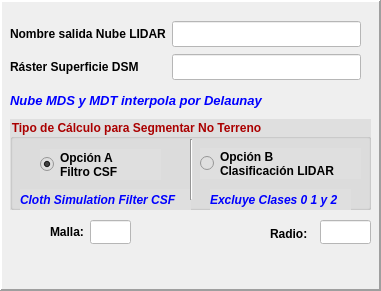
  <widget class="QFrame" name="frame">
   <property name="geometry">
    <rect>
     <x>10</x>
     <y>130</y>
     <width>381</width>
     <height>291</height>
    </rect>
   </property>
   <property name="frameShape">
    <enum>QFrame::Panel</enum>
   </property>
   <property name="frameShadow">
    <enum>QFrame::Raised</enum>
   </property>
   <property name="lineWidth">
    <number>2</number>
   </property>
   <property name="midLineWidth">
    <number>1</number>
   </property>
   <widget class="QWidget" name="layoutWidget">
    <property name="geometry">
     <rect>
      <x>10</x>
      <y>20</y>
      <width>351</width>
      <height>61</height>
     </rect>
    </property>
    <layout class="QGridLayout" name="gridLayout_3">
     <item row="0" column="0">
      <widget class="QLabel" name="label_36">
       <property name="maximumSize">
        <size>
         <width>300</width>
         <height>16777215</height>
        </size>
       </property>
       <property name="font">
        <font>
         <family>Arial</family>
         <pointsize>9</pointsize>
         <weight>75</weight>
         <italic>false</italic>
         <bold>true</bold>
        </font>
       </property>
       <property name="text">
        <string>Nombre salida Nube LIDAR</string>
       </property>
      </widget>
     </item>
     <item row="1" column="1">
      <widget class="QLineEdit" name="qleraster">
       <property name="font">
        <font>
         <family>Arial</family>
         <pointsize>11</pointsize>
         <weight>75</weight>
         <bold>true</bold>
        </font>
       </property>
       <property name="styleSheet">
        <string notr="true">background-color: rgb(255, 255, 255);</string>
       </property>
       <property name="alignment">
        <set>Qt::AlignRight|Qt::AlignTrailing|Qt::AlignVCenter</set>
       </property>
      </widget>
     </item>
     <item row="1" column="0">
      <widget class="QLabel" name="label_35">
       <property name="maximumSize">
        <size>
         <width>300</width>
         <height>16777215</height>
        </size>
       </property>
       <property name="font">
        <font>
         <family>Arial</family>
         <pointsize>9</pointsize>
         <weight>75</weight>
         <italic>false</italic>
         <bold>true</bold>
        </font>
       </property>
       <property name="text">
        <string>Ráster Superficie DSM</string>
       </property>
      </widget>
     </item>
     <item row="0" column="1">
      <widget class="QLineEdit" name="qlelidar">
       <property name="font">
        <font>
         <family>Arial</family>
         <pointsize>11</pointsize>
         <weight>75</weight>
         <bold>true</bold>
        </font>
       </property>
       <property name="styleSheet">
        <string notr="true">background-color: rgb(255, 255, 255);</string>
       </property>
       <property name="alignment">
        <set>Qt::AlignRight|Qt::AlignTrailing|Qt::AlignVCenter</set>
       </property>
      </widget>
     </item>
    </layout>
   </widget>
   <widget class="QLabel" name="label_40">
    <property name="geometry">
     <rect>
      <x>10</x>
      <y>90</y>
      <width>350</width>
      <height>21</height>
     </rect>
    </property>
    <property name="maximumSize">
     <size>
      <width>350</width>
      <height>16777215</height>
     </size>
    </property>
    <property name="font">
     <font>
      <family>Arial</family>
      <pointsize>10</pointsize>
      <weight>75</weight>
      <italic>true</italic>
      <bold>true</bold>
     </font>
    </property>
    <property name="styleSheet">
     <string notr="true">color: rgb(0, 0, 255);</string>
    </property>
    <property name="text">
     <string>Nube MDS y MDT interpola por Delaunay</string>
    </property>
   </widget>
   <widget class="QGroupBox" name="groupBox">
    <property name="enabled">
     <bool>true</bool>
    </property>
    <property name="geometry">
     <rect>
      <x>10</x>
      <y>119</y>
      <width>361</width>
      <height>91</height>
     </rect>
    </property>
    <property name="font">
     <font>
      <family>MS Shell Dlg 2</family>
      <weight>75</weight>
      <bold>true</bold>
     </font>
    </property>
    <property name="styleSheet">
     <string notr="true">background-color: rgb(223, 223, 223);
color: rgb(170, 0, 0);</string>
    </property>
    <property name="title">
     <string>Tipo de Cálculo para Segmentar No Terreno</string>
    </property>
    <property name="flat">
     <bool>true</bool>
    </property>
    <widget class="QRadioButton" name="rb_a">
     <property name="geometry">
      <rect>
       <x>30</x>
       <y>30</y>
       <width>121</width>
       <height>31</height>
      </rect>
     </property>
     <property name="font">
      <font>
       <weight>75</weight>
       <bold>true</bold>
      </font>
     </property>
     <property name="styleSheet">
      <string notr="true">color: rgb(0, 0, 0);</string>
     </property>
     <property name="text">
      <string>Opción A
Filtro CSF</string>
     </property>
     <property name="checked">
      <bool>true</bool>
     </property>
    </widget>
    <widget class="QRadioButton" name="rb_b">
     <property name="geometry">
      <rect>
       <x>190</x>
       <y>29</y>
       <width>161</width>
       <height>31</height>
      </rect>
     </property>
     <property name="font">
      <font>
       <weight>75</weight>
       <bold>true</bold>
      </font>
     </property>
     <property name="styleSheet">
      <string notr="true">color: rgb(0, 0, 0);</string>
     </property>
     <property name="text">
      <string>Opción B
Clasificación LIDAR</string>
     </property>
    </widget>
    <widget class="QLabel" name="label_41">
     <property name="geometry">
      <rect>
       <x>10</x>
       <y>70</y>
       <width>171</width>
       <height>21</height>
      </rect>
     </property>
     <property name="maximumSize">
      <size>
       <width>350</width>
       <height>16777215</height>
      </size>
     </property>
     <property name="font">
      <font>
       <family>Arial</family>
       <pointsize>9</pointsize>
       <weight>75</weight>
       <italic>true</italic>
       <bold>true</bold>
      </font>
     </property>
     <property name="styleSheet">
      <string notr="true">color: rgb(0, 0, 255);</string>
     </property>
     <property name="text">
      <string>Cloth Simulation Filter CSF</string>
     </property>
    </widget>
    <widget class="QLabel" name="label_42">
     <property name="geometry">
      <rect>
       <x>200</x>
       <y>70</y>
       <width>141</width>
       <height>21</height>
      </rect>
     </property>
     <property name="maximumSize">
      <size>
       <width>350</width>
       <height>16777215</height>
      </size>
     </property>
     <property name="font">
      <font>
       <family>Arial</family>
       <pointsize>9</pointsize>
       <weight>75</weight>
       <italic>true</italic>
       <bold>true</bold>
      </font>
     </property>
     <property name="styleSheet">
      <string notr="true">color: rgb(0, 0, 255);</string>
     </property>
     <property name="text">
      <string>Excluye Clases 0 1 y 2</string>
     </property>
    </widget>
    <widget class="Line" name="line">
     <property name="geometry">
      <rect>
       <x>180</x>
       <y>20</y>
       <width>3</width>
       <height>61</height>
      </rect>
     </property>
     <property name="orientation">
      <enum>Qt::Vertical</enum>
     </property>
    </widget>
   </widget>
   <widget class="QLineEdit" name="qlemalla">
    <property name="geometry">
     <rect>
      <x>90</x>
      <y>220</y>
      <width>41</width>
      <height>24</height>
     </rect>
    </property>
    <property name="font">
     <font>
      <family>Arial</family>
      <pointsize>11</pointsize>
      <weight>75</weight>
      <bold>true</bold>
     </font>
    </property>
    <property name="styleSheet">
     <string notr="true">background-color: rgb(255, 255, 255);</string>
    </property>
    <property name="alignment">
     <set>Qt::AlignRight|Qt::AlignTrailing|Qt::AlignVCenter</set>
    </property>
   </widget>
   <widget class="QLabel" name="label_31">
    <property name="geometry">
     <rect>
      <x>50</x>
      <y>220</y>
      <width>52</width>
      <height>24</height>
     </rect>
    </property>
    <property name="maximumSize">
     <size>
      <width>70</width>
      <height>16777215</height>
     </size>
    </property>
    <property name="font">
     <font>
      <family>Arial</family>
      <pointsize>9</pointsize>
      <weight>75</weight>
      <italic>false</italic>
      <bold>true</bold>
     </font>
    </property>
    <property name="text">
     <string>Malla:</string>
    </property>
   </widget>
   <widget class="QLabel" name="label_32">
    <property name="geometry">
     <rect>
      <x>270</x>
      <y>220</y>
      <width>41</width>
      <height>27</height>
     </rect>
    </property>
    <property name="maximumSize">
     <size>
      <width>70</width>
      <height>16777215</height>
     </size>
    </property>
    <property name="font">
     <font>
      <family>Arial</family>
      <pointsize>9</pointsize>
      <weight>75</weight>
      <italic>false</italic>
      <bold>true</bold>
     </font>
    </property>
    <property name="text">
     <string>Radio:</string>
    </property>
   </widget>
   <widget class="QLineEdit" name="qleradio">
    <property name="geometry">
     <rect>
      <x>320</x>
      <y>220</y>
      <width>51</width>
      <height>24</height>
     </rect>
    </property>
    <property name="font">
     <font>
      <family>Arial</family>
      <pointsize>11</pointsize>
      <weight>75</weight>
      <bold>true</bold>
     </font>
    </property>
    <property name="styleSheet">
     <string notr="true">background-color: rgb(255, 255, 255);</string>
    </property>
    <property name="alignment">
     <set>Qt::AlignRight|Qt::AlignTrailing|Qt::AlignVCenter</set>
    </property>
   </widget>
  </widget>
